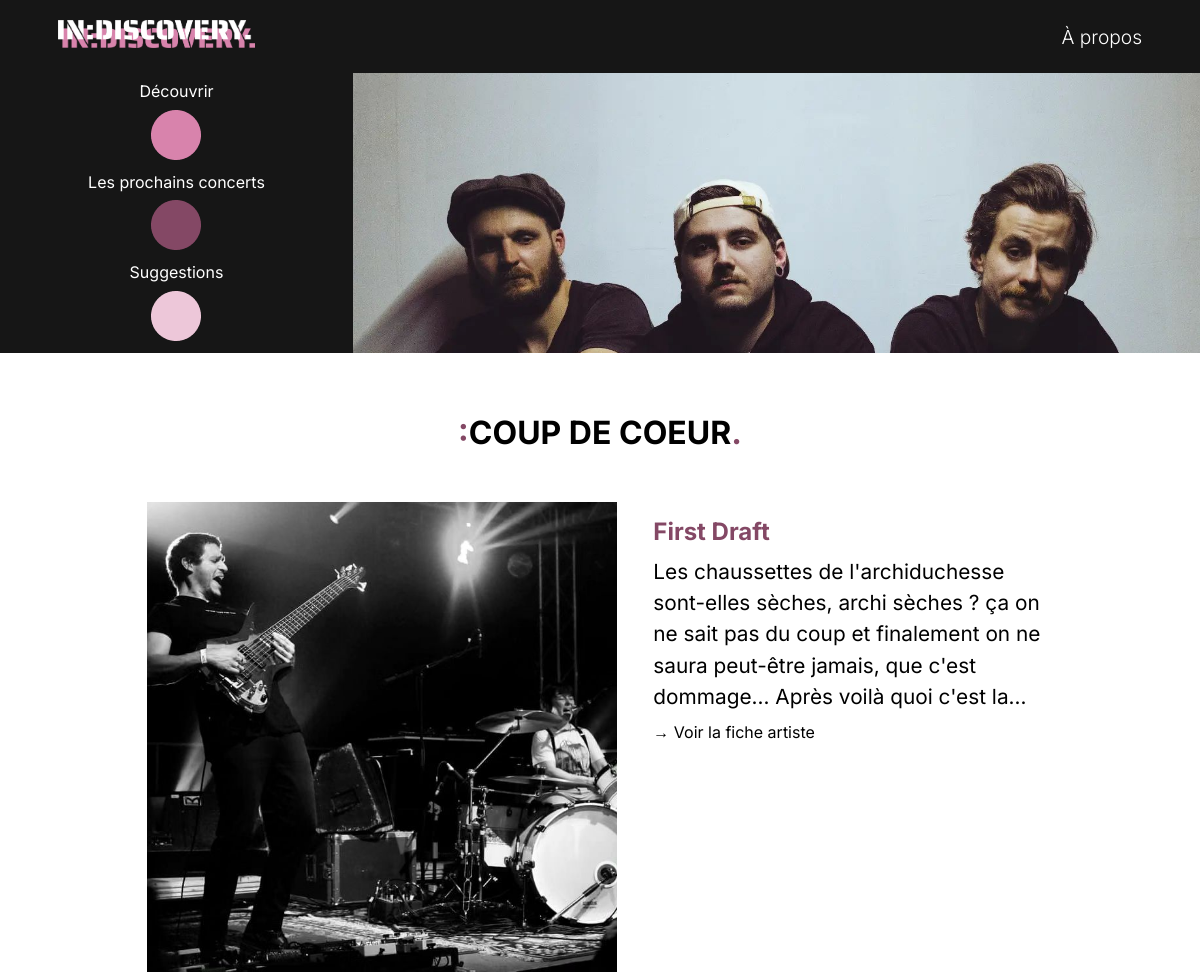
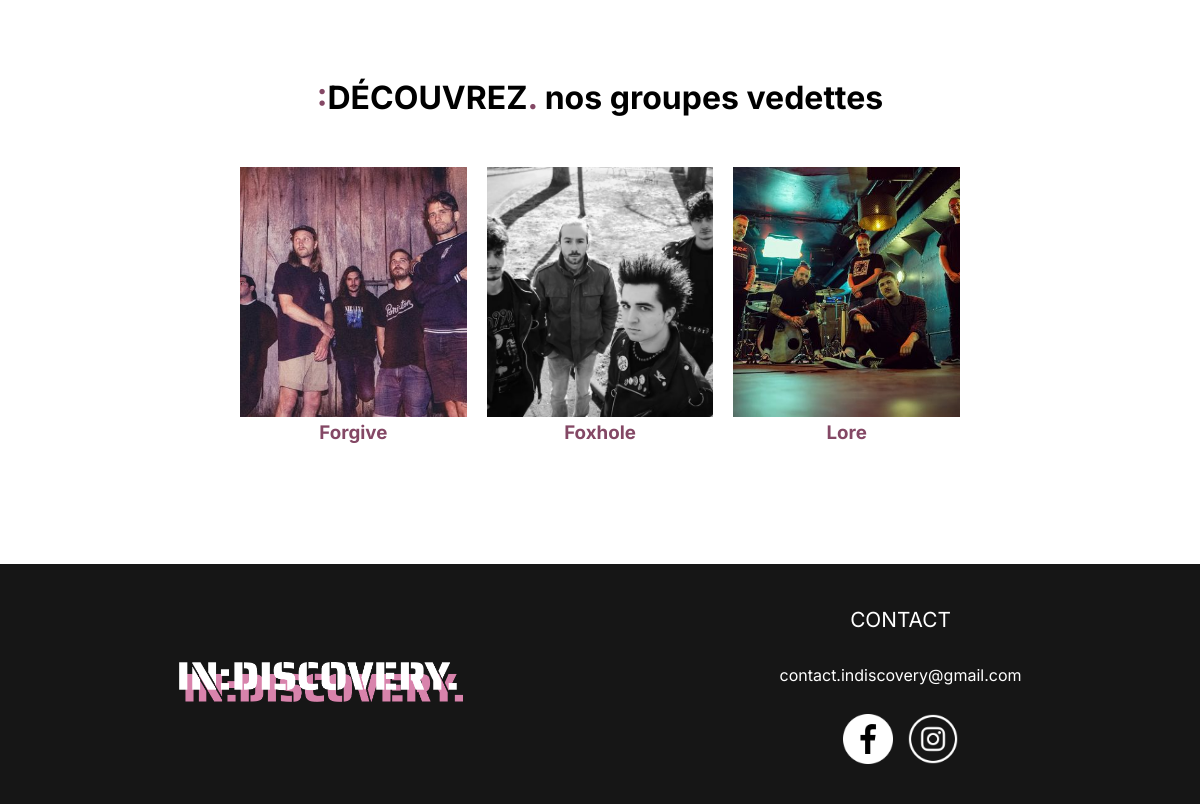
The page /php/index.php on the database as committed earlier (2 pictures, top to bottom).
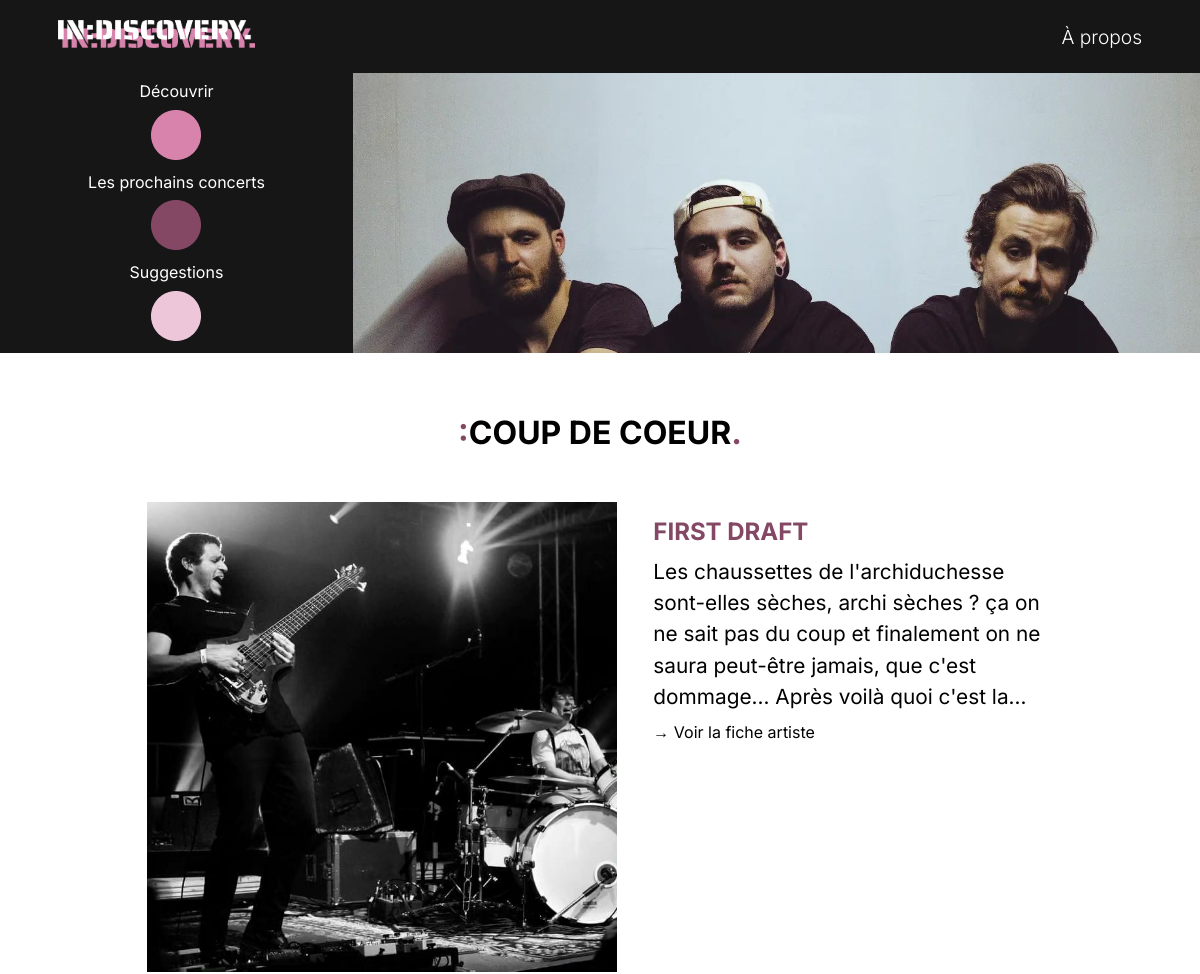
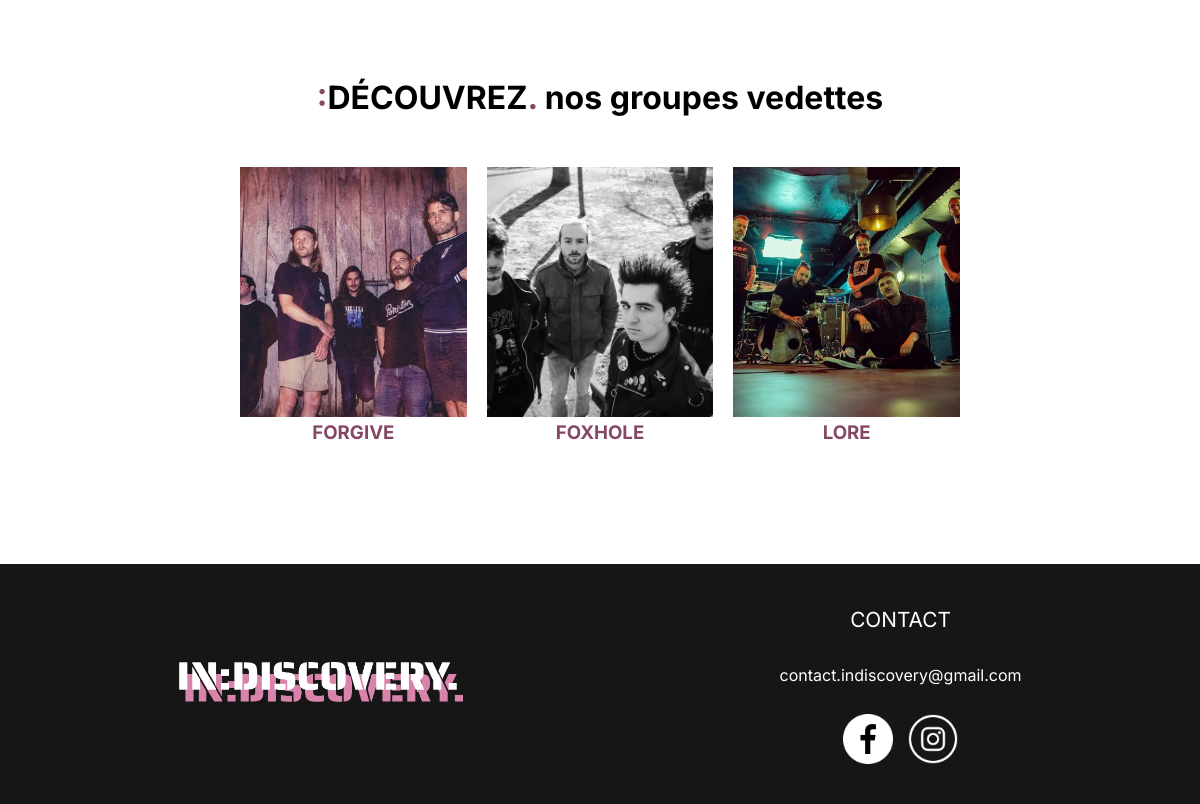
The same page on the database as committed later (2 pictures, top to bottom).
### tables this page shows
CREATE TABLE `artistes` (
  `id_artiste` int NOT NULL,
  `nom` varchar(255) NOT NULL,
  `id_genre` int NOT NULL,
  `location` varchar(255) NOT NULL,
  `description` text NOT NULL,
  `photo` varchar(255) NOT NULL,
  `reseaux_sociaux` text NOT NULL,
  `decouverte` tinyint(1) NOT NULL,
  `cdc` tinyint(1) NOT NULL
);

### php/index.php (the view, shortened to what this page needs)
<?php
require_once("connect.php");
?>
<!DOCTYPE html>
<html lang="fr">
<head>
    <link rel="stylesheet" href="index.css">
</head>
<body>
    <header>
        <div class="navbar">
            <nav class="nav-links">
                <div class="logo"><a href="index.php"><img src="Images/logodiscovery.png" alt="Logo IN:DISCOVERY."></a></div>
                <a href="#" id="nav-item">À propos</a>
            </nav>
        </div>
        <div class="side-menu">
            <div class="container-menu">
                <div class="menu-dots">
                    <span class="dot-menu-item item1">Découvrir</span>
                    <a href="decouvrez.php" class="dot dot1"><img src="images/icones/dot1.png" alt="Dot 1"></a>
                    <span class="dot-menu-item item2">Les prochains concerts</span>
                    <a href="concerts.php" class="dot dot2"><img src="images/icones/dot2.png" alt="Dot 2"></a>
                    <span class="dot-menu-item item3">Suggestions</span>
                    <a href="formulaire.php" class="dot dot3"><img src="images/icones/dot3.png" alt="Dot 3"></a>
                </div>
            </div>
            <div class="img-deco">
                <img src="images/punk-rock/muscle/muscle2.jpeg">
            </div>
        </div>
    </header>
    <main>
        <section id="cdc">
            <article id="cdc-container">
                <h2><span id="span-title">:</span>COUP DE COEUR<span id="span-title">.</span></h2>
                <figure id="cdc-content">
                    <?php
                    $sql = "SELECT id_artiste, nom, description, photo FROM artistes WHERE cdc = 1";
                    $stmt = $db->query($sql);
                    if ($stmt->rowCount() > 0) {
                        while ($row = $stmt->fetch(PDO::FETCH_ASSOC)) {
                            echo "<div class='artist'>
                                    <img src='" . htmlspecialchars($row['photo']) . "' alt='" . htmlspecialchars($row['nom']) . "'>
                                    <div class='caption'>
                                        <h3>" . htmlspecialchars($row['nom']) . "</h3>
                                        <div class='description'>
                                            <p>" . htmlspecialchars($row['description']) . "</p>
                                        </div>
                                        <a href='artistes.php?id=" . htmlspecialchars($row['id_artiste']) . "'>→ Voir la fiche artiste</a>
                                    </div>
                                  </div>";
                        }
                    } else {
                        echo "Aucun résultat";
                    }
                    ?>
                </figure>
            </article>
        </section>
        <section id="decouvrez">
            <article id="decouvrez-container">
                <h2><span id="span-title">:</span>DÉCOUVREZ<span id="span-title">.</span> nos groupes vedettes</h2>
                <figure id="decouvrez-content">
                    <?php
                    $sql2 = "SELECT id_artiste, nom, photo FROM artistes WHERE decouverte = 1 LIMIT 3";
                    $stmt2 = $db->query($sql2);
                    if ($stmt2->rowCount() > 0) {
                        while ($row2 = $stmt2->fetch(PDO::FETCH_ASSOC)) {
                            echo "<div class='artist'>
                                    <a href='artistes.php?id=" . htmlspecialchars($row2['id_artiste']) . "'>
                                        <img src='" . htmlspecialchars($row2['photo']) . "' alt='" . htmlspecialchars($row2['nom']) . "'>
                                        <h3>" . htmlspecialchars($row2['nom']) . "</h3>
                                    </a>
                                  </div>";
                        }
                    } else {
                        echo "Aucun résultat";
                    }
                    ?>
                </figure>
            </article>
        </section>
    </main>
    <footer>
        <div class="section-logo">
            <img src="images/logodiscovery.png" alt="Logo IN:DISCOVERY.">
        </div>
        <div class="section-contact">
            <p id="titre-contact">CONTACT</p>
            <p id="mail">contact.indiscovery@gmail.com</p>
            <div class="logos">
                <img src="images/icones/facebook.png" id="logo-fb">
                <img src="images/icones/Instagram_logo.png">
            </div>
        </div>
    </footer>
</body>
</html>

Rows that differ between the two databases and show on the page:
changed artistes: nom "First Draft" → "FIRST DRAFT"
changed artistes: nom "Forgive" → "FORGIVE"
changed artistes: nom "Foxhole" → "FOXHOLE"
changed artistes: nom "Lore" → "LORE"
